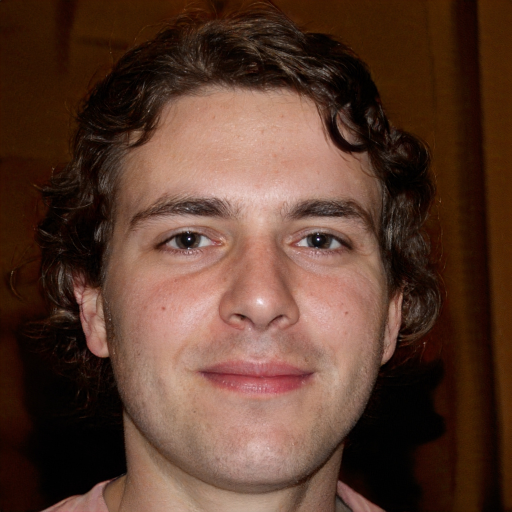
#> input picture data/images/gan/gan_image_1.jpg, 1024 x 1024 px (shown at 1/2 size)
$ jupyter execute sift.ipynb   (shell and % lines are left out)
#> lines starting #> are read from the running program, lines starting #| are printed output that depends on the picture
# Scale Invariant Feature Transform

#### Acknowledgements

- Blog Article: https://medium.com/data-breach/introduction-to-sift-scale-invariant-feature-transform-65d7f3a72d40
- GitHub Code: https://github.com/deepanshut041/feature-detection/tree/master/sift

#### Packages

[cell 1]
import cv2 as pkg_cv
import matplotlib.pyplot as pkg_plot
import numpy as pkg_num

#### Common

#### Load Training Data, Prepare Test Data, and Display

[cell 2]
# Load the image
input_image = pkg_cv.imread('../data/images/gan/gan_image_1.jpg')
#> input_image is the input picture: shape (1024, 1024, 3); mean B, G, R 46.2, 59.7, 90.6

# Convert the training image to RGB
training_image = pkg_cv.cvtColor(input_image, pkg_cv.COLOR_BGR2RGB)
#pkg_cv.imwrite(img=training_image, filename='../.outputs/.datasets/gan_image_1_rgb.jpg')

# Convert the training image to gray scale
training_gray = pkg_cv.cvtColor(training_image, pkg_cv.COLOR_RGB2GRAY)
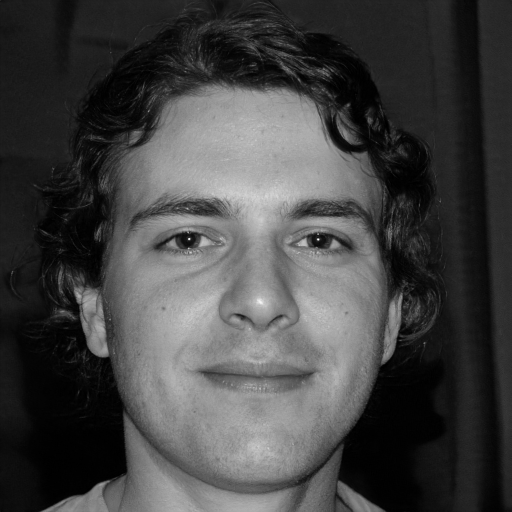
#> training_gray: shape (1024, 1024) (shown at 1/2 size); min 0, max 254, mean 67.4
#pkg_cv.imwrite(img=training_gray, filename='../.outputs/.datasets/gan_image_1_gray.jpg')

# Create test image by adding Scale Invariance and Rotational Invariance
test_image = pkg_cv.pyrDown(training_image)
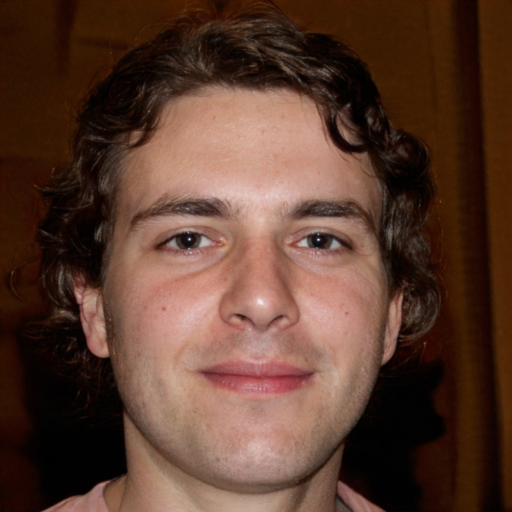
#> test_image: shape (512, 512, 3); mean R, G, B 90.6, 59.7, 46.2
test_image = pkg_cv.pyrDown(test_image)
#> test_image: shape (256, 256, 3)
num_rows, num_cols = test_image.shape[:2]
#> num_rows = 256; num_cols = 256

rotation_matrix = pkg_cv.getRotationMatrix2D((num_cols/2, num_rows/2), 30, 1)
test_image = pkg_cv.warpAffine(test_image, rotation_matrix, (num_cols, num_rows))
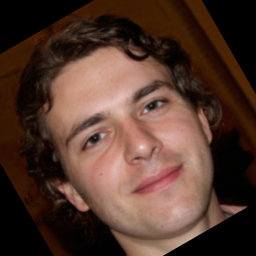
#> test_image: shape (256, 256, 3); mean R, G, B 82.7, 56, 44.9
#pkg_cv.imwrite(img=test_image, filename='../.outputs/.datasets/gan_image_1_test.jpg')

test_gray = pkg_cv.cvtColor(test_image, pkg_cv.COLOR_RGB2GRAY)
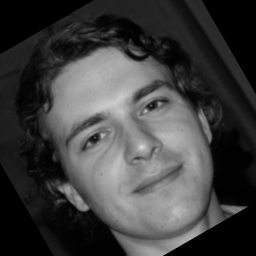
#> test_gray: shape (256, 256); min 0, max 227, mean 62.7
#pkg_cv.imwrite(img=test_gray, filename='../.outputs/.datasets/gan_image_1_test_gray.jpg')

# Display traning image and testing image
fx, plots = pkg_plot.subplots(1, 2, figsize=(20,10))

plots[0].set_title("Training Image")
plots[0].imshow(training_image)

plots[1].set_title("Testing Image")
plots[1].imshow(test_image)

# Display traning image and testing image (gray variants)
fx, plots = pkg_plot.subplots(1, 2, figsize=(20,10))

plots[0].set_title("Training Gray Image")
plots[0].imshow(training_gray)

plots[1].set_title("Testing Gray Image")
plots[1].imshow(test_gray)

#### Detect Keypoints and Create Descriptor

[cell 3]
sift = pkg_cv.SIFT_create()

train_keypoints, train_descriptor = sift.detectAndCompute(training_gray, None)
#> train_keypoints = 1420 keypoints; strongest (x, y, size): (378, 478, 3), (377, 496, 2.1), (488, 509, 385), (297, 222, 2.1)
test_keypoints, test_descriptor = sift.detectAndCompute(test_gray, None)
#> test_keypoints = 133 keypoints; strongest (x, y, size): (99, 86, 55.3), (121, 126, 96.2), (94, 139, 6.8), (235, 210, 6.6)

keypoints_without_size = pkg_num.copy(training_image)
keypoints_with_size = pkg_num.copy(training_image)

pkg_cv.drawKeypoints(training_image, train_keypoints, keypoints_without_size, color = (0, 255, 0)) # Green
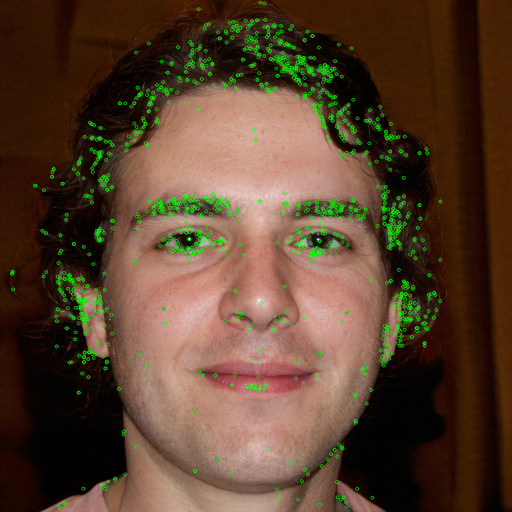
#> keypoints_without_size: shape (1024, 1024, 3) (shown at 1/2 size); mean R, G, B 88.5, 64.6, 44.9

# Note: Play with flags
pkg_cv.drawKeypoints(training_image, train_keypoints, keypoints_with_size, flags = pkg_cv.DRAW_MATCHES_FLAGS_DRAW_RICH_KEYPOINTS)
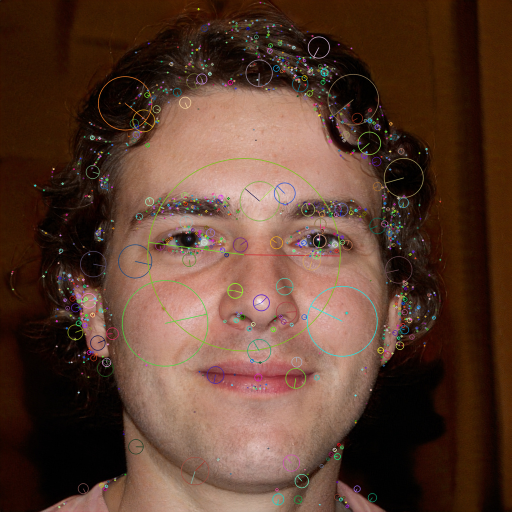
#> keypoints_with_size: shape (1024, 1024, 3) (shown at 1/2 size); mean R, G, B 91.1, 61.5, 47.6

# Display image with and without keypoints size
fx, plots = pkg_plot.subplots(1, 2, figsize=(20,10))

plots[0].set_title("Train keypoints With Size")
plots[0].imshow(keypoints_with_size, cmap='gray')

plots[1].set_title("Train keypoints Without Size")
plots[1].imshow(keypoints_without_size, cmap='gray')

# Print the number of keypoints detected in the training image
print("Number of Keypoints Detected In The Training Image: ", len(train_keypoints))
#| Number of Keypoints Detected In The Training Image:  1420

# Print the number of keypoints detected in the query image
print("Number of Keypoints Detected In The Query Image: ", len(test_keypoints))
#| Number of Keypoints Detected In The Query Image:  133

#### Matching Keypoints

[cell 4]
# Create a Brute Force Matcher object.
bf = pkg_cv.BFMatcher(pkg_cv.NORM_L1, crossCheck = False)

# Perform the matching between the SIFT descriptors of the training image and the test image
matches = bf.match(train_descriptor, test_descriptor)
#> matches = 1420 matches

# The matches with shorter distance are the ones we want.
matches = sorted(matches, key = lambda x : x.distance)

result = pkg_cv.drawMatches(training_image, train_keypoints, test_gray, test_keypoints, matches, test_gray, flags = 2)
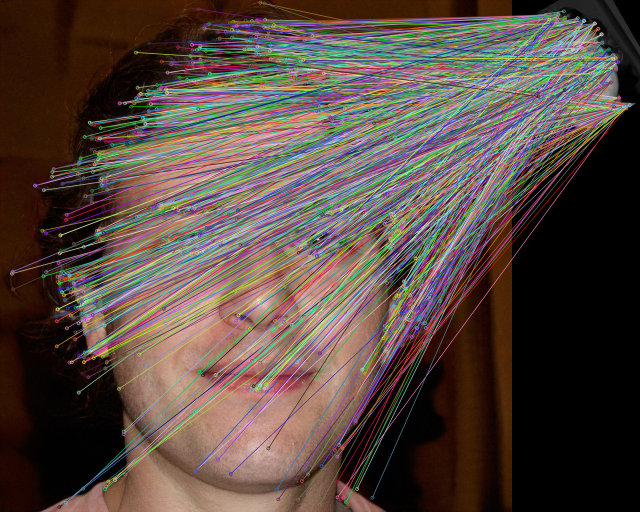
#> result: shape (1024, 1280, 3) (shown at 1/2 size); mean R, G, B 86.9, 71.7, 64.8

# Display the best matching points
pkg_plot.rcParams['figure.figsize'] = [18.0, 12.0]
pkg_plot.title('Best Matching Points')
pkg_plot.imshow(result)
pkg_plot.show()

# Print total number of matching points between the training and query images
print("\nNumber of Matching Keypoints Between The Training and Query Images: ", len(matches))
#| Number of Matching Keypoints Between The Training and Query Images:  1420

$ run again, with data/images/gan/gan_image_10.jpg copied over data/images/gan/gan_image_1.jpg
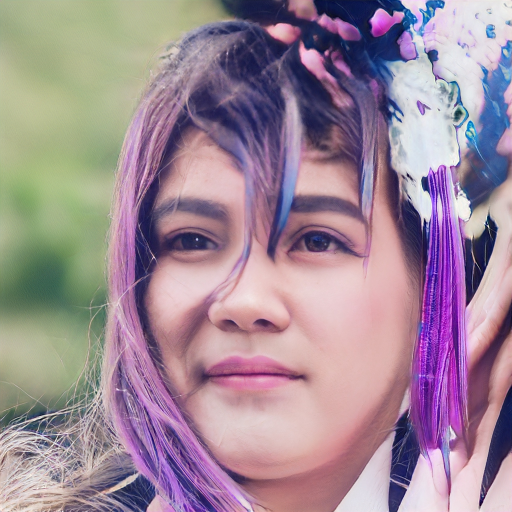
#> input picture data/images/gan/gan_image_10.jpg, 1024 x 1024 px (shown at 1/2 size)
#> input_image is the input picture: shape (1024, 1024, 3); mean B, G, R 151.2, 137.3, 159
#> `test_gray = pkg_cv.cvtColor(test_image, pkg_cv.COLOR_RGB2GRAY)`:
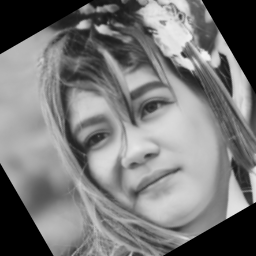
#> test_gray: shape (256, 256); min 0, max 242, mean 120
#> train_keypoints = 4175 keypoints; strongest (x, y, size): (976, 452, 2.5), (394, 479, 3), (816, 351, 3.7), (962, 1005, 6)
#> test_keypoints = 326 keypoints; strongest (x, y, size): (82, 25, 6.3), (236, 204, 13.1), (102, 29, 6.6), (222, 45, 9)
#> keypoints_without_size: shape (1024, 1024, 3); mean R, G, B 148.7, 147.3, 139.9
#> keypoints_with_size: shape (1024, 1024, 3); mean R, G, B 158.5, 138, 149.5
#| Number of Keypoints Detected In The Training Image:  4175
#| Number of Keypoints Detected In The Query Image:  326
#> matches = 4175 matches
#> `result = pkg_cv.drawMatches(training_image, train_keypoints, test_gray..`:
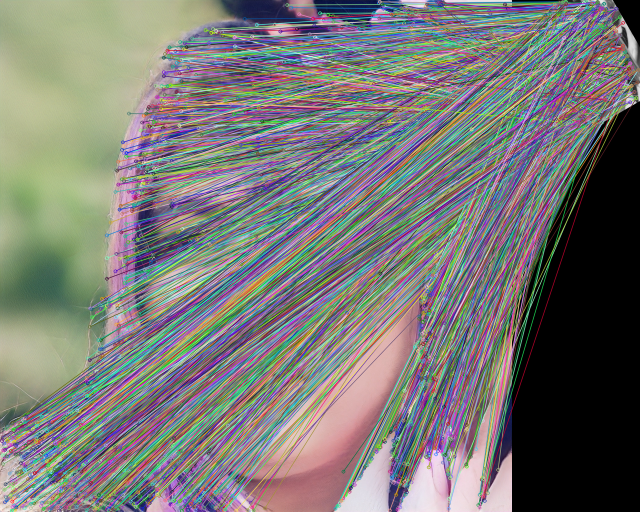
#> result: shape (1024, 1280, 3) (shown at 1/2 size); mean R, G, B 120.5, 119.5, 117
#| Number of Matching Keypoints Between The Training and Query Images:  4175

$ run again, with data/images/gan/gan_image_11.jpg copied over data/images/gan/gan_image_1.jpg
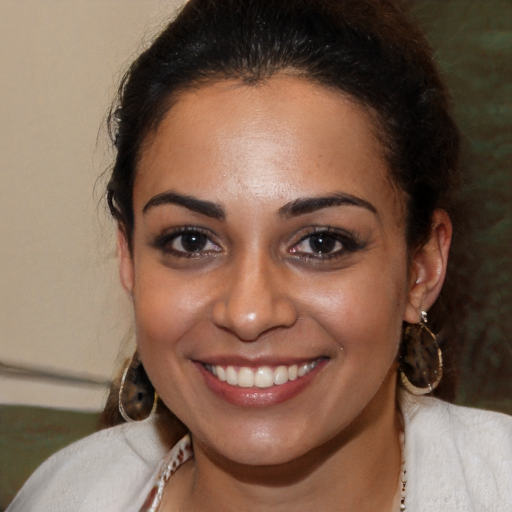
#> input picture data/images/gan/gan_image_11.jpg, 1024 x 1024 px (shown at 1/2 size)
#> input_image is the input picture: shape (1024, 1024, 3); mean B, G, R 81.6, 98.7, 125.8
#> `test_gray = pkg_cv.cvtColor(test_image, pkg_cv.COLOR_RGB2GRAY)`:
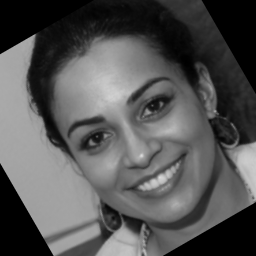
#> test_gray: shape (256, 256); min 0, max 218, mean 84.7
#> train_keypoints = 861 keypoints; strongest (x, y, size): (387, 477, 3.1), (641, 481, 3.1), (851, 642, 3.3), (848, 626, 5.3)
#> test_keypoints = 171 keypoints; strongest (x, y, size): (106, 76, 47.2), (25, 48, 13), (41, 85, 23.4), (34, 36, 2.4)
#> keypoints_without_size: shape (1024, 1024, 3); mean R, G, B 124, 101.3, 80.4
#> keypoints_with_size: shape (1024, 1024, 3); mean R, G, B 125.9, 99.6, 82.8
#| Number of Keypoints Detected In The Training Image:  861
#| Number of Keypoints Detected In The Query Image:  171
#> matches = 861 matches
#> `result = pkg_cv.drawMatches(training_image, train_keypoints, test_gray..`:
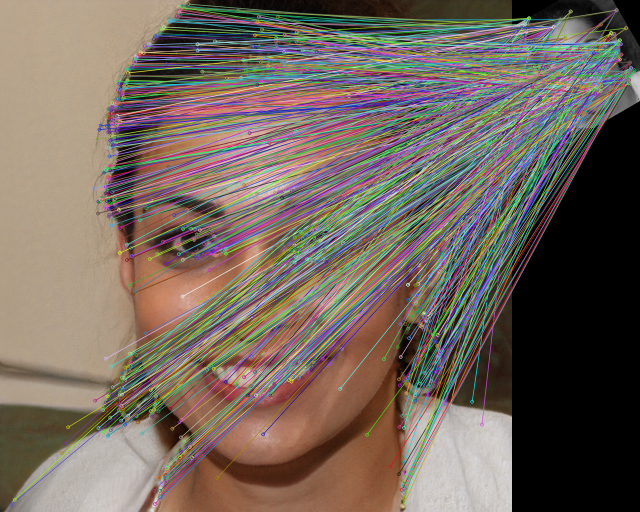
#> result: shape (1024, 1280, 3) (shown at 1/2 size); mean R, G, B 115.2, 102.6, 93.3
#| Number of Matching Keypoints Between The Training and Query Images:  861

$ run again, with data/images/gan/gan_image_12.jpg copied over data/images/gan/gan_image_1.jpg
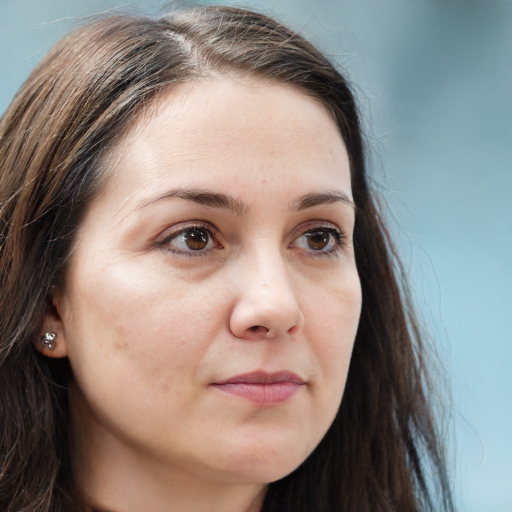
#> input picture data/images/gan/gan_image_12.jpg, 1024 x 1024 px (shown at 1/2 size)
#> input_image is the input picture: shape (1024, 1024, 3); mean B, G, R 128.7, 134.4, 143.8
#> train_keypoints = 2199 keypoints; strongest (x, y, size): (385, 470, 2.7), (403, 467, 1.9), (92, 683, 2.3), (100, 691, 2.9)
#> test_keypoints = 144 keypoints; strongest (x, y, size): (99, 130, 24.3), (118, 37, 15.5), (81, 180, 44.4), (66, 168, 28.1)
#> keypoints_without_size: shape (1024, 1024, 3); mean R, G, B 139.4, 140.3, 125.3
#> keypoints_with_size: shape (1024, 1024, 3); mean R, G, B 143.7, 134.9, 129.8
#| Number of Keypoints Detected In The Training Image:  2199
#| Number of Keypoints Detected In The Query Image:  144
#> matches = 2199 matches
#> `result = pkg_cv.drawMatches(training_image, train_keypoints, test_gray..`:
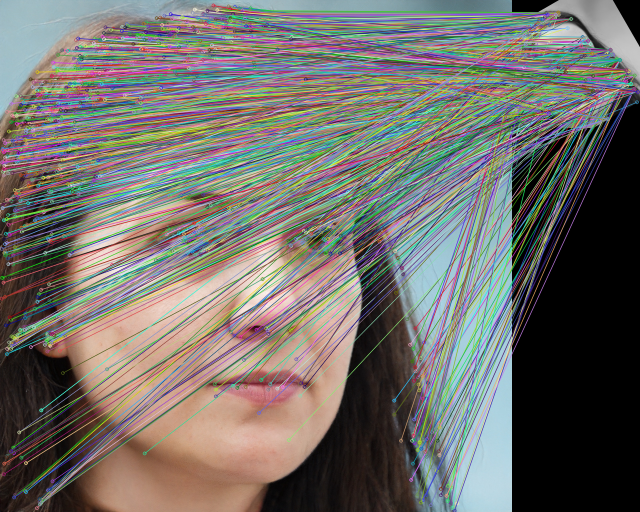
#> result: shape (1024, 1280, 3) (shown at 1/2 size); mean R, G, B 113.7, 110.8, 106.1
#| Number of Matching Keypoints Between The Training and Query Images:  2199
